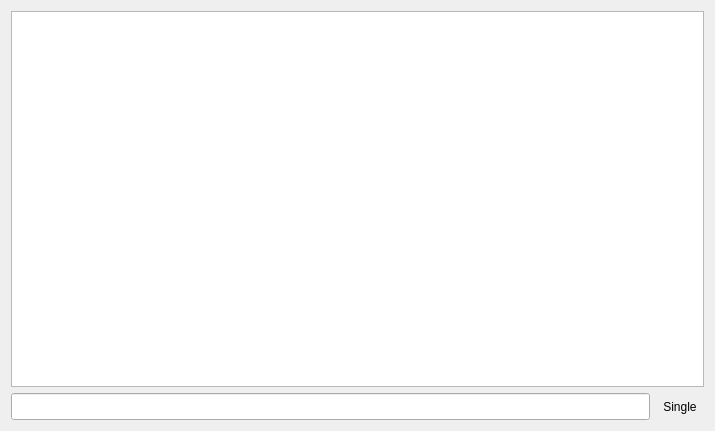
<?xml version="1.0" encoding="UTF-8"?>
<ui version="4.0">
 <class>TaoTerminal</class>
 <widget class="QWidget" name="TaoTerminal">
  <property name="geometry">
   <rect>
    <x>0</x>
    <y>0</y>
    <width>715</width>
    <height>431</height>
   </rect>
  </property>
  <property name="windowTitle">
   <string>Tao Terminal</string>
  </property>
  <property name="styleSheet">
   <string notr="true"/>
  </property>
  <layout class="QGridLayout" name="gridLayout">
   <item row="0" column="0">
    <layout class="QVBoxLayout" name="verticalLayout">
     <item>
      <widget class="QPlainTextEdit" name="plainTextEdit">
       <property name="font">
        <font>
         <family>Courier New</family>
         <pointsize>10</pointsize>
        </font>
       </property>
       <property name="styleSheet">
        <string notr="true"/>
       </property>
      </widget>
     </item>
     <item>
      <layout class="QHBoxLayout" name="horizontalLayout_4">
       <item>
        <widget class="QLineEdit" name="commandLine">
         <property name="font">
          <font>
           <family>Courier New</family>
           <pointsize>12</pointsize>
           <weight>50</weight>
           <bold>false</bold>
          </font>
         </property>
        </widget>
       </item>
       <item>
        <widget class="QToolButton" name="singleModeButton">
         <property name="text">
          <string>Single</string>
         </property>
         <property name="checkable">
          <bool>true</bool>
         </property>
         <property name="checked">
          <bool>false</bool>
         </property>
         <property name="autoRaise">
          <bool>true</bool>
         </property>
        </widget>
       </item>
      </layout>
     </item>
    </layout>
   </item>
  </layout>
 </widget>
 <resources/>
 <connections/>
</ui>
